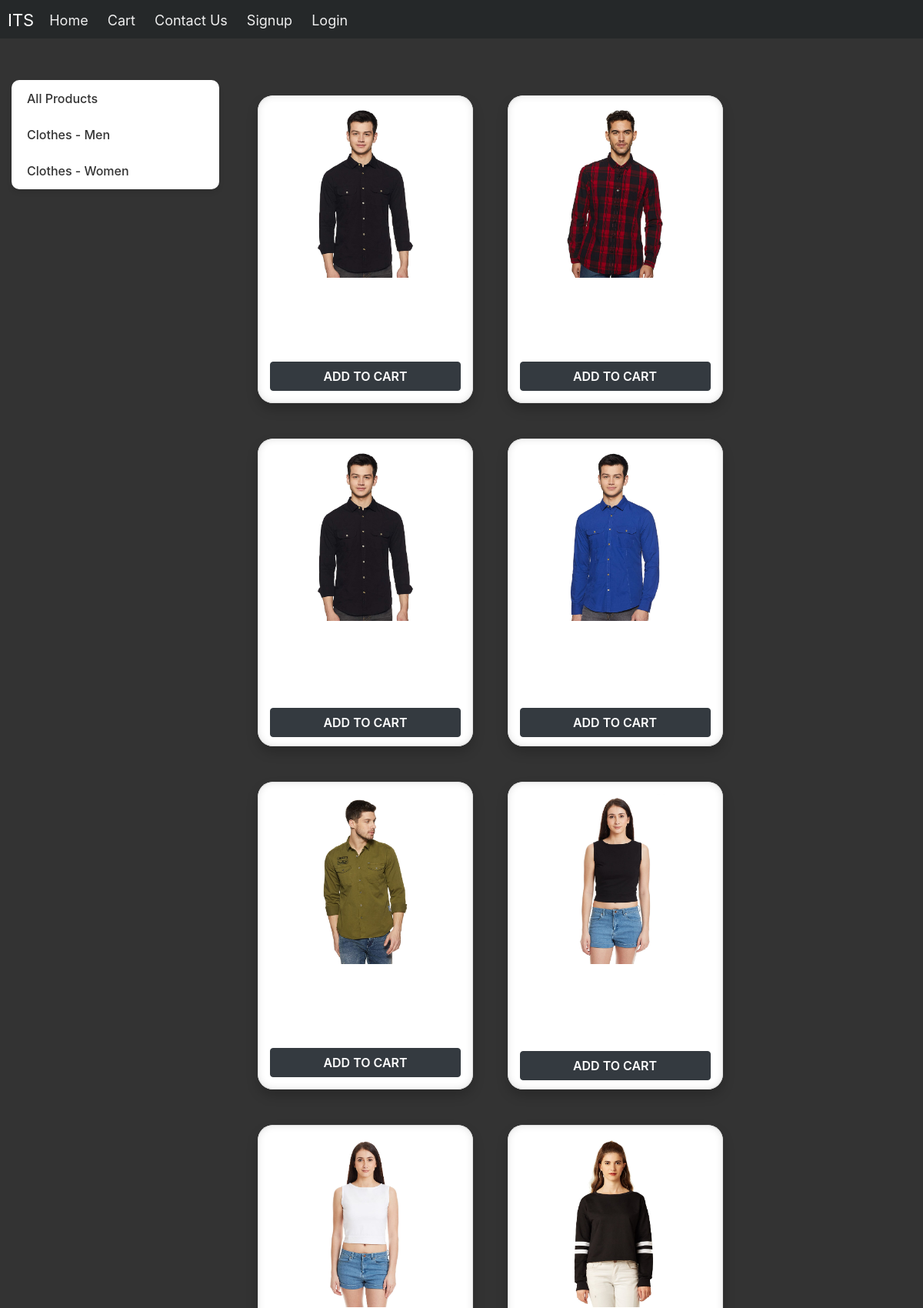
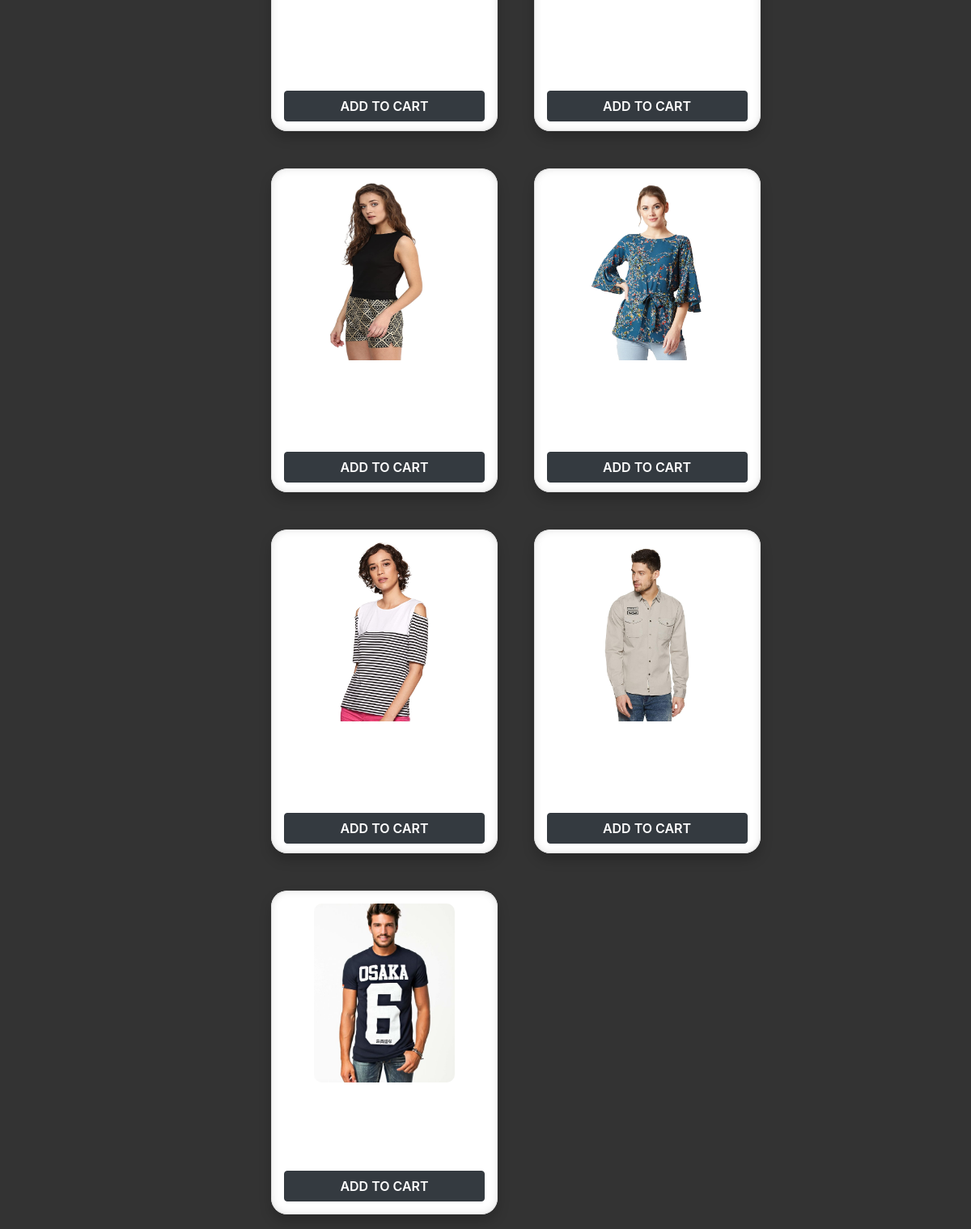
The app's page /store (upper part) with its own data (2 pictures, top to bottom).
### store/models/category.py (models this page shows, shortened)
class Category(models.Model):
    name = models.CharField(max_length=20)
    @staticmethod
    def get_all_categories():
        return Category.objects.all()

### store/models/product.py (models this page shows, shortened)
class Product(models.Model):
    name = models.CharField(max_length=50)
    price = models.IntegerField(default=0)
    category = models.ForeignKey(Category, on_delete=models.CASCADE, default=1)
    description = models.CharField(max_length=200, default='' , null=True , blank=True)
    image = models.ImageField(upload_to='uploads/products/')
    @staticmethod
    def get_all_products():
        return Product.objects.all()

### store/views/home.py (the view)
# urls.py: path('' , include('store.urls'))
def store(request):
    cart = request.session.get('cart')
    if not cart:
        request.session['cart'] = {}
    products = None
    categories = Category.get_all_categories()
    categoryID = request.GET.get('category')
    if categoryID:
        products = Product.get_all_products_by_categoryid(categoryID)
    else:
        products = Product.get_all_products();
    data = {}
    data['products'] = products
    data['categories'] = categories
    print('you are : ', request.session.get('email'))
    return render(request, 'index.html', data)

### store/templatetags/cart.py (called while the page is built)
@register.filter(name='is_in_cart')
def is_in_cart(product  , cart):
    keys = cart.keys()
    for id in keys:
        if int(id) == product.id:
            return True
    return False;

### store/templates/index.html (shortened to what this page needs)
{% extends 'base.html' %} {% block content %} {% load cart %} {% load
custom_filter %}
<div class="container-fluid mt-custom">
  <div class="row">
    <div class="col-lg-3 mx-auto">
      <div class="list-group">
        <a href="/" class="list-group-item">All Products</a>
        {% for category in categories %}
        <a href="/?category={{ category.id }}" class="list-group-item"
          >{{ category.name }}</a
        >
        {% endfor %}
      </div>
    </div>
    <div id="products" class="col-lg-9 mx-auto">
      {% for product in products %}
      <div class="cardBox">
        <div class="card" id="{{ product.id }}">
          <img
            class="card-img-top"
            src="{{ product.image.url }}"
            alt="{{ product.name }}"
          />
          <div class="card-footer">
            {% if product|is_in_cart:request.session.cart %}
            <div class="row no-gutters">
              <form action="/#{{ product.id }}" class="col-2" method="post">
                {% csrf_token %}
                <input
                  hidden
                  type="text"
                  name="product"
                  value="{{ product.id }}"
                />
                <input hidden type="text" name="remove" value="True" />
                <input type="submit" value=" - " class="btn btn-light" />
              </form>
              <div class="col text-center">
                {{ product|cart_quantity:request.session.cart }} in Cart
              </div>
              <form action="/#{{ product.id }}" class="col-2" method="post">
                {% csrf_token %}
                <input
                  hidden
                  type="text"
                  name="product"
                  value="{{ product.id }}"
                />
                <input type="submit" value=" + " class="btn btn-light" />
              </form>
            </div>
            {% else %}
            <form action="/#{{ product.id }}" method="POST">
              <input
                type="submit"
                class="btn btn-dark w-100"
                value="Add To Cart"
              />
            </form>
            {% endif %}
          </div>
        </div>
      </div>
      {% endfor %}
    </div>
  </div>
</div>
{% endblock %}

### store/templates/base.html (style rules this page uses)
* { margin:0px; padding:0px; box-sizing: border-box; }
html { height: 100%; width: 100%; }

### store/templates/index.html (style rules this page uses)
.mt-custom { margin-top: 5rem; }
.list-group { border-radius: 10px; overflow: hidden; box-shadow: 0 4px 6px rgba(0, 0, 0, 0.1); }
.list-group-item { background-color: #fff; border: none; color: #333; font-weight: 500; transition: background-color 0.3s ease, color 0.3s ease; }
.cardBox { width: 280px; height: 400px; position: relative; display: inline-block; margin: 20px; border-radius: 20px; overflow: hidden; box-shadow: 0 8px 15px rgba(0, 0, 0, 0.2); background: linear-gradient(145deg, #ffffff, #f0f0f0); transition: transform 0.3s ease-in-out, box-shadow 0.3s ease-in-out; }
.card { width: 100%; height: 100%; text-align: center; padding: 15px; display: flex; flex-direction: column; justify-content: space-between; border-radius: 20px; background: white; box-shadow: inset 0 0 10px rgba(0, 0, 0, 0.1); }
.card img { width: 70%; height: 60%; margin: 0 auto; border-radius: 10px; }
.card-footer { background: none; padding: 0; border-top: none; }
.card-footer form { margin: 0 auto; }
.btn { font-weight: 600; text-transform: uppercase; }
.container-fluid { display: flex; flex-wrap: wrap; justify-content: center; gap: 20px; }

### records on screen
Category: name "Clothes - Men"
Category: name "Clothes - Women"
Product: image (picture)
Product: image (picture)
Product: image (picture)
Product: image (picture)
Product: image (picture)
Product: image (picture)
Product: image (picture)
Product: image (picture)
Product: image (picture)
Product: image (picture)
Product: image (picture)
Product: image (picture)
Product: image (picture)
